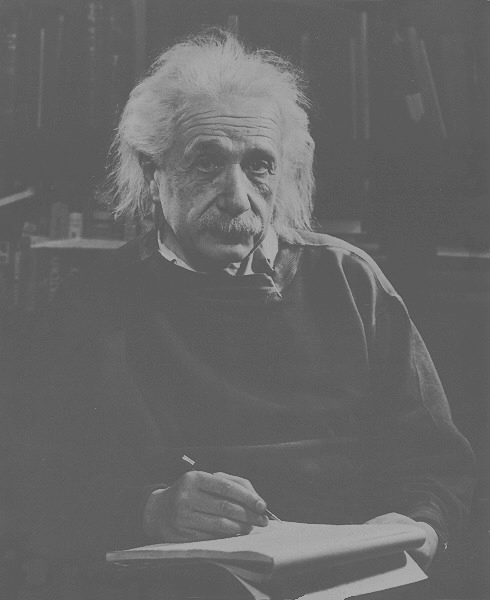
#> input picture Imagens/Gonzales/CH03/Fig0354(a)(einstein_orig).tif, 490 x 600 px, found by its file name
$ jupyter execute 03-IntensityTransformationAndSpatialFiltering.ipynb   (shell and % lines are left out)
#> lines starting #> are read from the running program, lines starting #| are printed output that depends on the picture
# Chapter03 Intensity Transformation And Spatial Filtering

[cell 1]

import cv2 as cv
from matplotlib import pyplot as plt
import numpy as np

resourcePath = './res/DIP3E_Original_Images_CH03/'

im = cv.imread(resourcePath + 'Fig0354(a)(einstein_orig).tif', cv.IMREAD_GRAYSCALE)
#> im is the input picture: shape (600, 490); min 74, max 178, mean 102.4
plt.imshow(im, 'gray'),plt.title('Original')
plt.show()

## Linear mapping

this was implemented using imadjust in matlab

[cell 2]
# Todo imadust, stretchlim

## Complement grayscale image

[cell 3]
im = cv.imread(resourcePath + 'Fig0304(a)(breast_digital_Xray).tif', cv.IMREAD_GRAYSCALE)
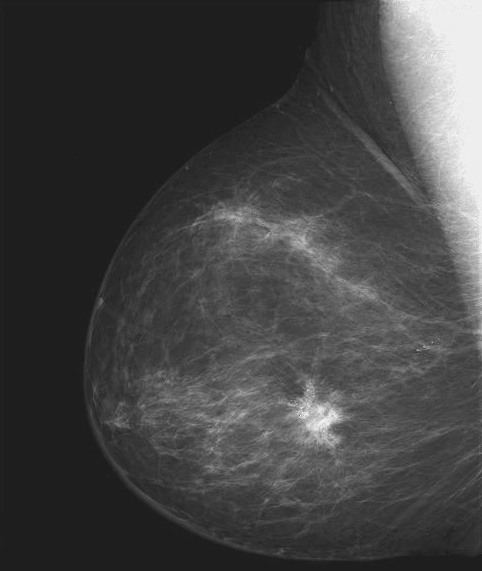
#> input picture Imagens/Gonzales/CH03/Fig0304(a)(breast_digital_Xray).tif, 482 x 571 px, found by its file name
#> im is the input picture: shape (571, 482); min 21, max 255, mean 66.7
imcomp = cv.bitwise_not(im)

plt.subplot(121),plt.imshow(im, 'gray'),plt.title('Original')
plt.subplot(122),plt.imshow(imcomp, 'gray'),plt.title('Complement')
plt.show()

## Logarithmic and Contrast-Stretching Transformations

[cell 4]
im = cv.imread(resourcePath + 'Fig0305(a)(DFT_no_log).tif', cv.IMREAD_GRAYSCALE)
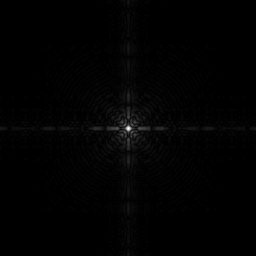
#> input picture Imagens/Gonzales/CH03/Fig0305(a)(DFT_no_log).tif, 256 x 256 px, found by its file name
#> im is the input picture: shape (256, 256); min 0, max 255, mean 2.1

g = np.log(1 + np.float32(im))
plt.subplot(121),plt.imshow(im, 'gray'),plt.title('Original')
plt.subplot(122),plt.imshow(g, 'gray'),plt.title('LogTransformed')
plt.show()

[cell 5]
#Todo interpl, intrans

## Histogram Processing

[cell 6]
im = cv.imread(resourcePath + 'Fig0316(4)(bottom_left).tif', cv.IMREAD_GRAYSCALE)
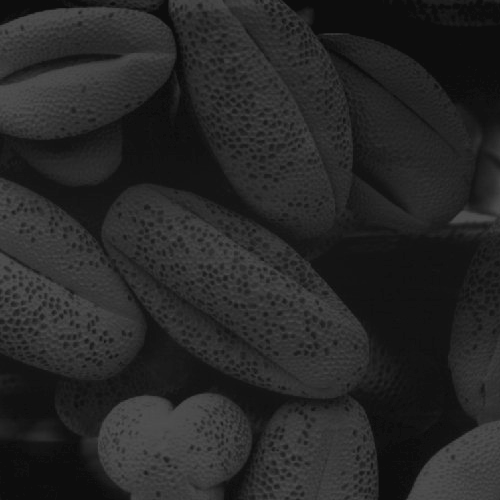
#> input picture Imagens/Gonzales/CH03/Fig0316(4)(bottom_left).tif, 500 x 500 px, found by its file name
#> im is the input picture: shape (500, 500); min 13, max 83, mean 38.7
hist = cv.calcHist(im, [0], None, [256], [0,256])
#> hist = 256 values, max 195 at index 13, min 0 at index 0, mean 1.95
#plt.hist(im.ravel(), 256, [0, 256]); plt.show()

hist,bins = np.histogram(im.flatten(),256,[0,256])
#> hist = 256 values, max 17718 at index 13, min 0 at index 0, mean 976.6; bins = 257 values from 0 to 256

cdf = hist.cumsum()
#> cdf = 256 values from 0 to 250000
cdf_normalized = cdf * hist.max()/ cdf.max()
#> cdf_normalized = 256 values from 0 to 17718

plt.plot(cdf_normalized, color = 'b')
plt.hist(im.flatten(),256,[0,256], color = 'r')
plt.xlim([0,256])
plt.legend(('cdf','histogram'), loc = 'upper left')
plt.show()
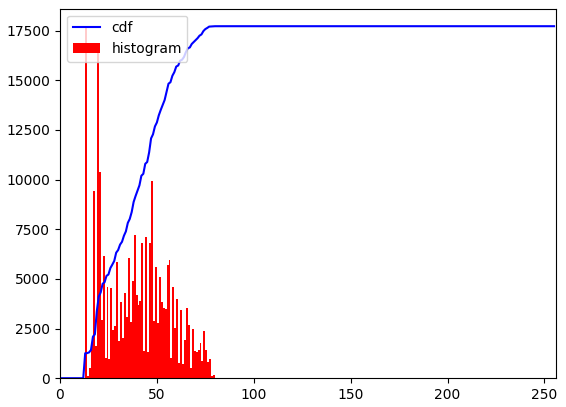
#> figure drawn by matplotlib, 1 panel; tallest bar 17718 high, from x = 13 to 14; curve peaks at x = 83, y = 17718

## Histogram Equalization

[cell 7]
imhisteq = cv.equalizeHist(im)
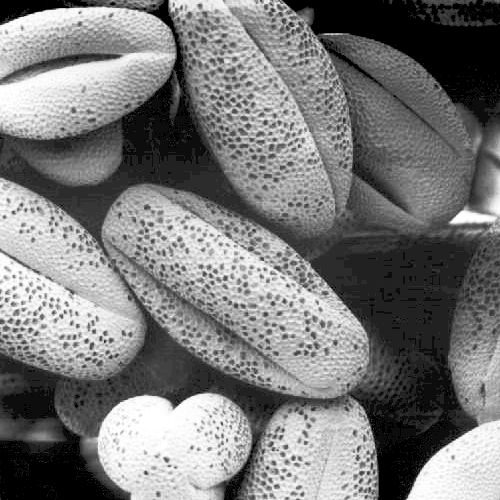
#> imhisteq: shape (500, 500); min 0, max 255, mean 121.5

plt.subplot(121),plt.imshow(im, 'gray'),plt.title('Original')
plt.subplot(122),plt.imshow(imhisteq, 'gray'),plt.title('Histogram Equalization')
plt.show()

## Contrast Limited Adaptive Histogram Equalization

[cell 8]
clahe = cv.createCLAHE(clipLimit=2.0, tileGridSize=(8,8))
imclahe = clahe.apply(im)
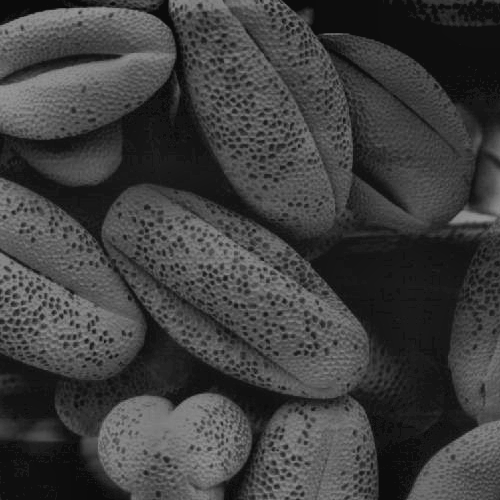
#> imclahe: shape (500, 500); min 9, max 151, mean 62.9

plt.subplot(121),plt.imshow(im, 'gray'),plt.title('Original')
plt.subplot(122),plt.imshow(imclahe, 'gray'),plt.title('CLAH Equalization')
plt.show()

## Spatial Filtering

### Linear Spatial Filtering

[cell 9]
kernel = np.ones((5,5),np.float32) / 25
dst = cv.filter2D(im, -1, kernel)

plt.subplot(121),plt.imshow(im, 'gray'),plt.title('Original')
plt.subplot(122),plt.imshow(dst, 'gray'),plt.title('Averaging')
plt.show()

[cell 10]
# Todo: imfilter equals in opencv.
# @see https://docs.opencv.org/3.0-beta/modules/imgproc/doc/filtering.html to more info

### Linear Spatial Filtering - Median

[cell 11]
image = cv.imread(resourcePath + 'Fig0335(a)(ckt_board_saltpep_prob_pt05).tif', cv.IMREAD_GRAYSCALE)
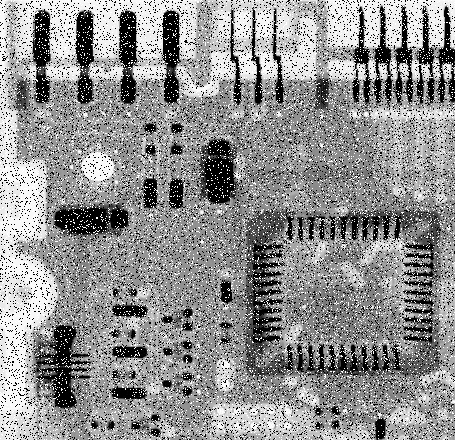
#> input picture Imagens/Gonzales/CH03/Fig0335(a)(ckt_board_saltpep_prob_pt05).tif, 455 x 440 px, found by its file name
#> image is the input picture: shape (440, 455); min 0, max 255, mean 144.1
medianImage = cv.medianBlur(image, 5)

plt.subplot(121),plt.imshow(image, 'gray'),plt.title('Original')
plt.subplot(122),plt.imshow(medianImage, 'gray'),plt.title('Median')
plt.show()

## Sharpening Spatial Filters

### Image Sharpening Using The Laplacian

[cell 12]
moon_img = cv.imread(resourcePath + 'Fig0338(a)(blurry_moon).tif', cv.IMREAD_GRAYSCALE)
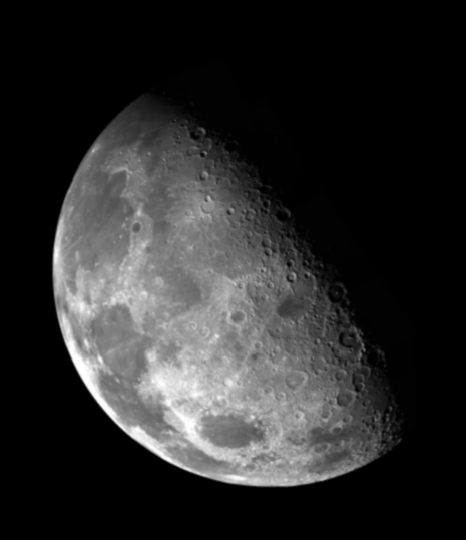
#> input picture Imagens/Gonzales/CH03/Fig0338(a)(blurry_moon).tif, 466 x 540 px, found by its file name
#> moon_img is the input picture: shape (540, 466); min 0, max 254, mean 42.7

# Masks from FIGURE 3.37
mask_a = np.array([[0,1,0],  # The Mask from Eq 3.6-6
                 [1,-4,1],
                 [0,1,0]])

mask_b = np.array([[1,1,1],  # The Mask from Eq 3.6-6 with diagonal terms
                 [1,-8,1],
                 [1,1,1]])

# Create Laplacian Matrices from original image
lap_a = cv.filter2D(moon_img,-1,mask_a)
lap_b = cv.filter2D(moon_img,-1,mask_b)

c = -1  # Sharpening constant (must be negative)

# Eq 3.6-7
res_a = moon_img+(c*lap_a)
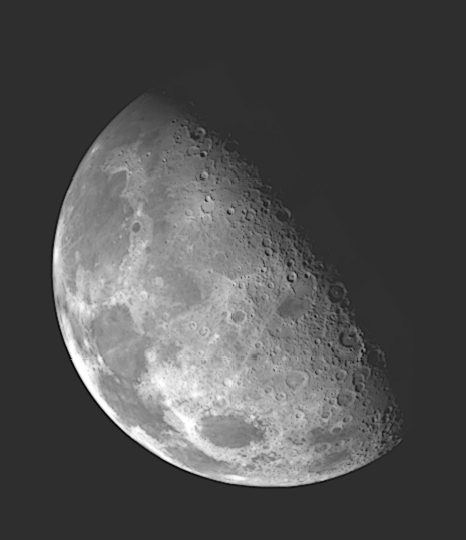
#> res_a: shape (540, 466) int16; min -57, max 254, mean 41.2; drawn with min black and max white
res_b = moon_img+(c*lap_b)

# Normalize values to [0,255]
res_a = np.clip(res_a,0,255)
res_b = np.clip(res_b,0,255)
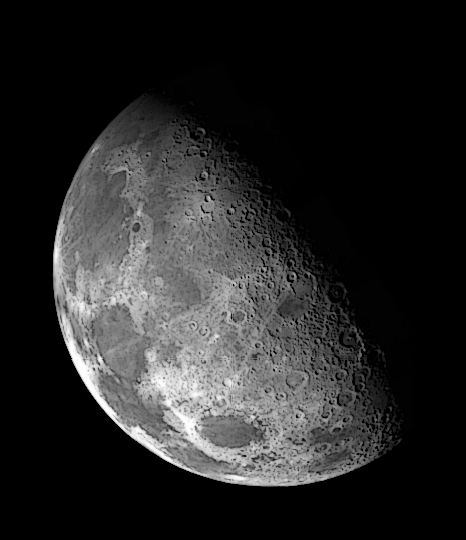
#> res_b: shape (540, 466) int16; min 0, max 254, mean 39.4

plt.subplot(131),plt.imshow(moon_img,cmap = 'gray'),plt.title('Original'),plt.axis('off')
plt.subplot(132),plt.imshow(res_a,cmap = 'gray'),plt.title('Sharpened by (a)'),plt.axis('off')
plt.subplot(133),plt.imshow(res_b,cmap = 'gray'),plt.title('Sharpened by (b)'),plt.axis('off')

plt.show()
